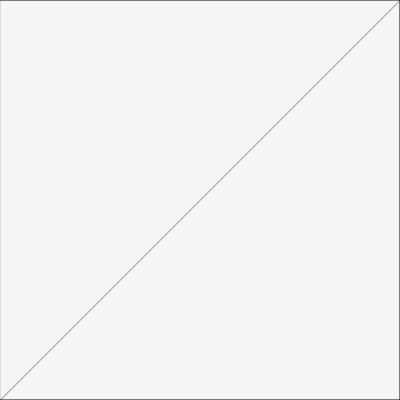
Frame 1 (no input)
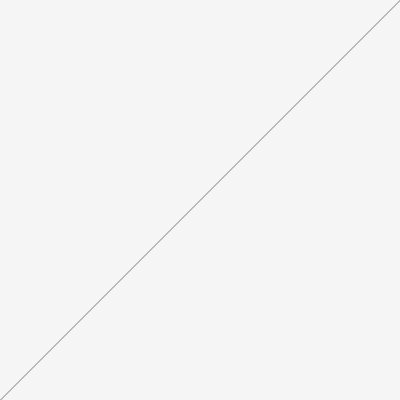
Frame 60 (no input)
Frame 120 (the mouse pressed at the canvas centre since frame 60): identical to frame 60, image omitted

The p5.js sketch that drew these frames (run headless with seeded random() and noise() and a simulated clock; from frame 60 on, the mouse is pressed at the canvas centre):

// p5.js sketch
// ── sketch.js
let a = 1;
let wi = 0.5;
function setup() {
  createCanvas(400, 400);
}
function draw() {
  if(keyIsDown(65)) a+=0.01;
  if(keyIsDown(68)) a-=0.01;
  clear();
  fill(0, 10);
  rect(0, 0, width, height);
  noStroke();
  fill(0);
  for(var x = 0; x <= width; x+=wi) {
    let y = 400 - x ** a;
     rect(x, y, wi, wi);
   }
  }

// ── style.css
html, body {
  margin: 0;
  padding: 0;
  background-color:#aaa;
  font-family: monospace;
}
canvas {
  display: block;
  margin:auto;
}
p {
 margin:1em auto;
  text-align:center;
  width:80%;
}
footer {
  position:fixed;
  text-align: center;
  width:100%;
  bottom:1em;
}
a {
  margin-top:4em;
  text-decoration: none;
  color:#222;
}
a:hover {
  text-decoration: underline;
}
a:active {
  text-decoration: underline;
}
